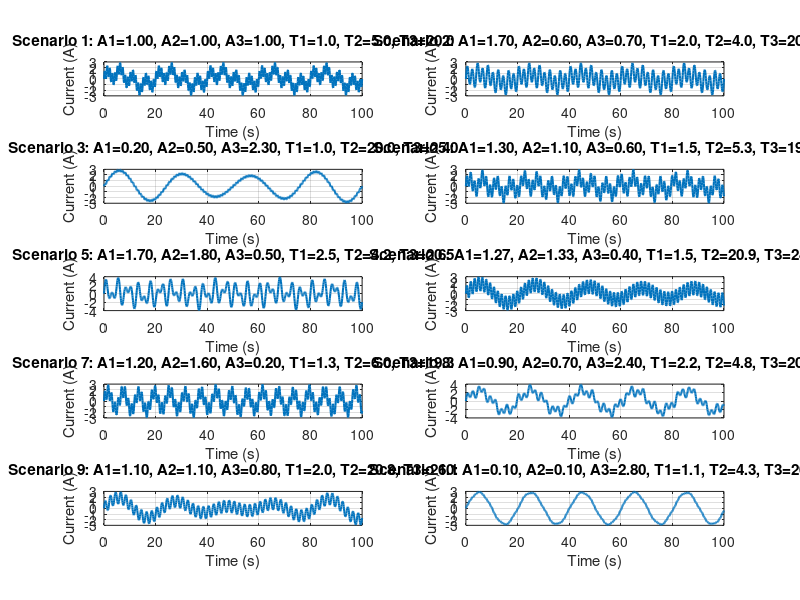

This figure's MATLAB source: (Note: this script raises an error after producing the figure.)
clc; clear; close all;

%% Parameters
n = 21;                      % Number of RC elements
t = linspace(0, 100, 1000);  % Time vector (0 to 100 seconds with 1000 points)
dt = t(2) - t(1);            % Time step
num_scenarios = 10;          % Total number of scenarios
test_scenarios = [9, 10];    % Test scenarios
validation_folds = {[1,2], [3,4], [5,6], [7,8]}; % 4 validation sets
candidate_lambdas = logspace(-4, 4, 50); % Lambda candidates (1e-4 to 1e4)

%% Regularization Matrix L (First-order difference)
L = zeros(n-1, n);
for i = 1:n-1
    L(i, i) = -1;
    L(i, i+1) = 1;
end

%% True DRT Parameters [Tau, R]
mu = 10;
sigma = 5;
tau_discrete = linspace(0.01, 20, n); % Discrete tau values
R_discrete_true = normpdf(tau_discrete, mu, sigma);
R_discrete_true = R_discrete_true / max(R_discrete_true); % Normalize to max value of 1

%% Initialize Storage Variables
W_all = cell(num_scenarios, 1);      % Store W matrices for all scenarios
V_sd_all = cell(num_scenarios, 1);   % Store noisy V data for all scenarios

%% Define Amplitudes and Periods for Current Synthesis
A = [1, 1, 1;          % Scenario 1
     1.7, 0.6, 0.7;    % Scenario 2
     0.2, 0.5, 2.3;    % Scenario 3
     1.3, 1.1, 0.6;    % Scenario 4
     1.7, 1.8, 0.5;    % Scenario 5
     1.27, 1.33, 0.4;  % Scenario 6
     1.2, 1.6, 0.2;    % Scenario 7
     0.9, 0.7, 2.4;    % Scenario 8
     1.1, 1.1, 0.8;    % Scenario 9
     0.1, 0.1, 2.8];   % Scenario 10

T = [1, 5, 20;         % Scenario 1
     2, 4, 20;         % Scenario 2
     1, 20, 25;        % Scenario 3
     1.5, 5.3, 19.8;   % Scenario 4
     2.5, 4.2, 20.5;   % Scenario 5
     1.5, 20.9, 24.2;  % Scenario 6
     1.3, 6, 19.3;     % Scenario 7
     2.2, 4.8, 20.2;   % Scenario 8
     2, 20.8, 26.1;    % Scenario 9
     1.1, 4.3, 20.1];  % Scenario 10

%% Generate Synthetic Current Data (Multi-Sine Approach)
ik_scenarios = zeros(num_scenarios, length(t)); % Initialize current scenarios

for s = 1:num_scenarios
    % Sum of three sine waves for each scenario
    ik_scenarios(s, :) = A(s,1)*sin(2*pi*t / T(s,1)) + ...
                         A(s,2)*sin(2*pi*t / T(s,2)) + ...
                         A(s,3)*sin(2*pi*t / T(s,3));
end

%% Plot Synthesized Currents
figure;
for scenario = 1:num_scenarios
    subplot(5, 2, scenario);
    plot(t, ik_scenarios(scenario, :), 'LineWidth', 1.5);
    title(sprintf('Scenario %d: A1=%.2f, A2=%.2f, A3=%.2f, T1=%.1f, T2=%.1f, T3=%.1f', ...
                  scenario, A(scenario,1), A(scenario,2), A(scenario,3), ...
                  T(scenario,1), T(scenario,2), T(scenario,3)));
    xlabel('Time (s)');
    ylabel('Current (A)');
    grid on;
end
sgtitle('Synthesized Current for Each Scenario');

%% Generate Voltage Data for Each Scenario
V_est_all = zeros(num_scenarios, length(t)); % Store estimated V
rng(0); % For reproducibility
noise_level = 0.01; % Noise level

for s = 1:num_scenarios
    fprintf('Generating data for Scenario %d/%d...\n', s, num_scenarios);
    
    ik = ik_scenarios(s, :); % Current for scenario s
    
    %% Initialize Voltage
    V_est = zeros(1, length(t)); % Estimated voltage
    R0 = 0.1; % Ohmic resistance
    OCV = 0;  % Open Circuit Voltage
    V_RC = zeros(n, length(t)); % RC voltages for each element
    
    %% Initial Voltage Calculation (k=1)
    for i = 1:n
        V_RC(i, 1) = ik(1) * R_discrete_true(i) * (1 - exp(-dt / tau_discrete(i)));
    end
    V_est(1) = OCV + R0 * ik(1) + sum(V_RC(:, 1));
    
    %% Voltage Calculation for t > 1
    for k_idx = 2:length(t)
        for i = 1:n
            V_RC(i, k_idx) = exp(-dt / tau_discrete(i)) * V_RC(i, k_idx-1) + ...
                              R_discrete_true(i) * (1 - exp(-dt / tau_discrete(i))) * ik(k_idx);
        end
        V_est(k_idx) = OCV + R0 * ik(k_idx) + sum(V_RC(:, k_idx));
    end
    
    % Store V_est and add noise
    V_est_all(s, :) = V_est;
    V_sd = V_est + noise_level * randn(size(V_est));
    V_sd_all{s} = V_sd;
    
    %% Construct W Matrix for Scenario s
    W = zeros(length(t), n); % Initialize W matrix
    for k_idx = 1:length(t)
        for i = 1:n
            if k_idx == 1
                W(k_idx, i) = ik(k_idx) * (1 - exp(-dt / tau_discrete(i)));
            else
                W(k_idx, i) = exp(-dt / tau_discrete(i)) * W(k_idx-1, i) + ...
                              ik(k_idx) * (1 - exp(-dt / tau_discrete(i)));
            end
        end
    end
    W_all{s} = W; % Store W matrix
end

%% Cross-Validation to Optimize Lambda
CVE = zeros(length(candidate_lambdas),1); % Initialize CVE for each lambda

for l = 1:length(candidate_lambdas)
    current_lambda = candidate_lambdas(l); % Use a different variable name to avoid overwriting
    total_error = 0; % Initialize total CVE
    
    for fold = 1:length(validation_folds)
        val_set = validation_folds{fold}; % Current validation set
        
        % Define training set: exclude test and current validation set
        train_set = setdiff(1:num_scenarios, [test_scenarios, val_set]);
        
        % Stack W_train and V_train from training set
        sum_WtW = zeros(n, n);   % Initialize sum(W_s^T * W_s)
        sum_WtV = zeros(n, 1);   % Initialize sum(W_s^T * V_s)
        
        for s = train_set
            W_s = W_all{s};
            V_s = V_sd_all{s};
            sum_WtW = sum_WtW + W_s' * W_s;
            sum_WtV = sum_WtV + W_s' * V_s';
        end
        
        %% Analytical Solution for R_train
        R_train = (sum_WtW + current_lambda * (L' * L)) \ sum_WtV;
        R_train(R_train < 0) = 0; % Enforce non-negativity
        
        %% Validation Error Calculation
        for s_val = val_set
            W_val = W_all{s_val};
            V_val = V_sd_all{s_val};
            
            % Predict V_pred for validation set
            V_pred = W_val * R_train;
            
            % Compute squared voltage error
            error = sum((V_val' - V_pred).^2);
            total_error = total_error + error;
        end
    end
    
    % Store CVE for current lambda
    CVE(l) = total_error;
end

%% Find Optimal Lambda
[~, optimal_idx] = min(CVE);
optimal_lambda = candidate_lambdas(optimal_idx);
fprintf('Optimal lambda: %e\n', optimal_lambda);

%% Plot CVE vs Lambda with Aggressive Y-axis Zoom and Logarithmic Scaling
figure;
semilogx(candidate_lambdas, CVE, 'b-', 'LineWidth', 1.5); % CVE vs Lambda plot
hold on;

% Plot optimal lambda point
semilogx(optimal_lambda, CVE(optimal_idx), 'ro', 'MarkerSize', 10, 'LineWidth', 2); % Optimal lambda point

% Add text to indicate the optimal lambda inside the legend
optimal_lambda_str = ['Optimal \lambda = ', num2str(optimal_lambda, '%.2e')]; % Text string for optimal lambda

% Labels and title
xlabel('\lambda');
ylabel('Crossvalidation Error (CVE)');
title('CVE vs \lambda');

% Grid and legend
grid on;

% Set Y-axis to logarithmic scale
set(gca, 'YScale', 'log');  % Set Y-axis to log scale

% Aggressive Y-axis zoom: narrow range to focus on the lower part
% Note: Adjust these limits based on the actual CVE values
ylim([0.7890, 0.7990]);

% Add legend and include optimal lambda in the legend
legend({'CVE', optimal_lambda_str}, 'Location', 'best');

hold off;


%% Retrain on All Training Data with Optimal Lambda
% Training set: exclude test scenarios (9 and 10)
train_set_final = setdiff(1:num_scenarios, test_scenarios);
sum_WtW_final = zeros(n, n);   % Initialize sum(W_s^T * W_s)
sum_WtV_final = zeros(n, 1);   % Initialize sum(W_s^T * V_s)

for s = train_set_final
    W_s = W_all{s};
    V_s = V_sd_all{s};
    sum_WtW_final = sum_WtW_final + W_s' * W_s;
    sum_WtV_final = sum_WtV_final + W_s' * V_s';
end

% Compute R_final using optimal lambda
R_final = (sum_WtW_final + optimal_lambda * (L' * L)) \ sum_WtV_final;
R_final(R_final < 0) = 0; % Enforce non-negativity

%% Test on Test Scenarios (9 and 10)
test_set = test_scenarios;
total_test_error = 0;

for s_test = test_set
    W_test = W_all{s_test};
    V_test = V_sd_all{s_test};
    
    % Predict V_pred_test
    V_pred_test = W_test * R_final;
    
    % Compute squared voltage error
    error_test = sum((V_test' - V_pred_test).^2);
    total_test_error = total_test_error + error_test;
end

fprintf('Total squared voltage error on test data: %f\n', total_test_error);

%% Plot DRT Comparison: True vs Optimized R
figure;
plot(tau_discrete, R_discrete_true, 'k-', 'LineWidth', 2, 'DisplayName', 'True DRT');
hold on;
plot(tau_discrete, R_final, 'r--', 'LineWidth', 2, 'DisplayName', 'Optimized DRT');
xlabel('\tau (Time Constant)');
ylabel('R (Resistance)');
title('Comparison of True DRT and Optimized DRT');
legend('Location', 'Best');
grid on;
hold off;


